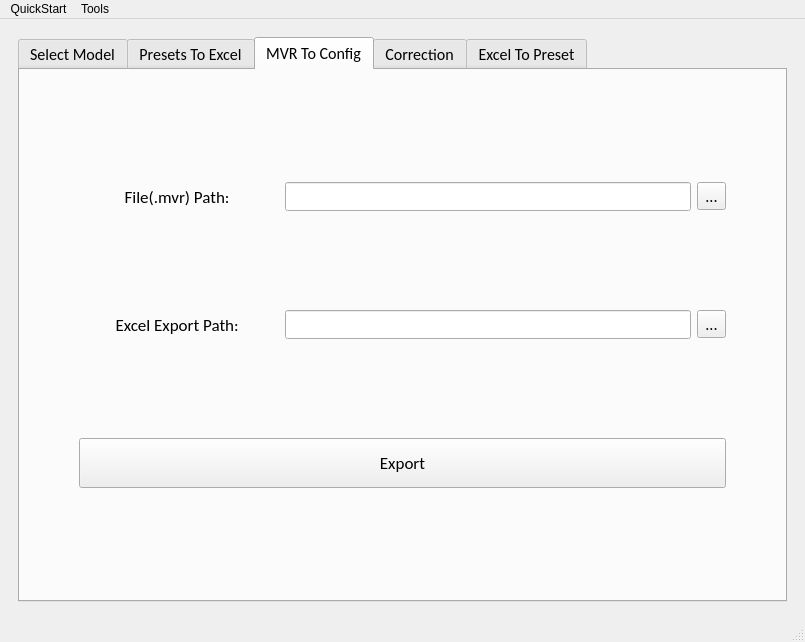
<?xml version="1.0" encoding="UTF-8"?>
<ui version="4.0">
 <class>MainWindow</class>
 <widget class="QMainWindow" name="MainWindow">
  <property name="geometry">
   <rect>
    <x>0</x>
    <y>0</y>
    <width>805</width>
    <height>642</height>
   </rect>
  </property>
  <property name="windowTitle">
   <string>MainWindow</string>
  </property>
  <widget class="QWidget" name="centralwidget">
   <property name="locale">
    <locale language="English" country="Europe"/>
   </property>
   <layout class="QVBoxLayout" name="verticalLayout_5">
    <item>
     <widget class="QStackedWidget" name="stackedWidget">
      <property name="currentIndex">
       <number>0</number>
      </property>
      <widget class="QWidget" name="page">
       <layout class="QVBoxLayout" name="verticalLayout_4">
        <item>
         <widget class="QTabWidget" name="tabWidget">
          <property name="font">
           <font>
            <family>Calibri</family>
            <pointsize>12</pointsize>
           </font>
          </property>
          <property name="currentIndex">
           <number>2</number>
          </property>
          <property name="usesScrollButtons">
           <bool>true</bool>
          </property>
          <widget class="QWidget" name="tab">
           <attribute name="title">
            <string>Select Model</string>
           </attribute>
           <layout class="QVBoxLayout" name="verticalLayout">
            <item>
             <layout class="QVBoxLayout" name="verticalLayout_2">
              <property name="leftMargin">
               <number>50</number>
              </property>
              <property name="topMargin">
               <number>10</number>
              </property>
              <property name="rightMargin">
               <number>50</number>
              </property>
              <property name="bottomMargin">
               <number>10</number>
              </property>
              <item>
               <spacer name="verticalSpacer_16">
                <property name="orientation">
                 <enum>Qt::Vertical</enum>
                </property>
                <property name="sizeHint" stdset="0">
                 <size>
                  <width>20</width>
                  <height>40</height>
                 </size>
                </property>
               </spacer>
              </item>
              <item>
               <widget class="QLabel" name="label">
                <property name="sizePolicy">
                 <sizepolicy hsizetype="Preferred" vsizetype="Fixed">
                  <horstretch>0</horstretch>
                  <verstretch>0</verstretch>
                 </sizepolicy>
                </property>
                <property name="font">
                 <font>
                  <family>Calibri</family>
                  <pointsize>14</pointsize>
                 </font>
                </property>
                <property name="text">
                 <string>Select Spotlight Model:</string>
                </property>
               </widget>
              </item>
              <item>
               <widget class="QComboBox" name="comboBox">
                <property name="font">
                 <font>
                  <family>Calibri</family>
                  <pointsize>14</pointsize>
                 </font>
                </property>
                <item>
                 <property name="text">
                  <string>Model1</string>
                 </property>
                </item>
               </widget>
              </item>
              <item>
               <widget class="QWidget" name="widget" native="true">
                <layout class="QVBoxLayout" name="verticalLayout_3">
                 <item>
                  <layout class="QHBoxLayout" name="horizontalLayout_2">
                   <property name="leftMargin">
                    <number>20</number>
                   </property>
                   <property name="rightMargin">
                    <number>20</number>
                   </property>
                   <item>
                    <widget class="QLabel" name="label_2">
                     <property name="sizePolicy">
                      <sizepolicy hsizetype="Preferred" vsizetype="Fixed">
                       <horstretch>0</horstretch>
                       <verstretch>0</verstretch>
                      </sizepolicy>
                     </property>
                     <property name="font">
                      <font>
                       <family>Calibri</family>
                       <pointsize>12</pointsize>
                      </font>
                     </property>
                     <property name="text">
                      <string>Form: 
ax+b(x&gt;0)
cx+d(x&lt;0)</string>
                     </property>
                    </widget>
                   </item>
                  </layout>
                 </item>
                 <item>
                  <layout class="QHBoxLayout" name="horizontalLayout">
                   <item>
                    <widget class="QLabel" name="label_3">
                     <property name="sizePolicy">
                      <sizepolicy hsizetype="Preferred" vsizetype="Fixed">
                       <horstretch>0</horstretch>
                       <verstretch>0</verstretch>
                      </sizepolicy>
                     </property>
                     <property name="font">
                      <font>
                       <family>Calibri</family>
                       <pointsize>12</pointsize>
                      </font>
                     </property>
                     <property name="text">
                      <string>a = 0</string>
                     </property>
                     <property name="alignment">
                      <set>Qt::AlignCenter</set>
                     </property>
                    </widget>
                   </item>
                   <item>
                    <widget class="QLabel" name="label_4">
                     <property name="sizePolicy">
                      <sizepolicy hsizetype="Preferred" vsizetype="Fixed">
                       <horstretch>0</horstretch>
                       <verstretch>0</verstretch>
                      </sizepolicy>
                     </property>
                     <property name="font">
                      <font>
                       <family>Calibri</family>
                       <pointsize>12</pointsize>
                      </font>
                     </property>
                     <property name="text">
                      <string>b = 0</string>
                     </property>
                     <property name="alignment">
                      <set>Qt::AlignCenter</set>
                     </property>
                    </widget>
                   </item>
                   <item>
                    <widget class="QLabel" name="label_5">
                     <property name="sizePolicy">
                      <sizepolicy hsizetype="Preferred" vsizetype="Fixed">
                       <horstretch>0</horstretch>
                       <verstretch>0</verstretch>
                      </sizepolicy>
                     </property>
                     <property name="font">
                      <font>
                       <family>Calibri</family>
                       <pointsize>12</pointsize>
                      </font>
                     </property>
                     <property name="text">
                      <string>c = 0</string>
                     </property>
                     <property name="alignment">
                      <set>Qt::AlignCenter</set>
                     </property>
                    </widget>
                   </item>
                   <item>
                    <widget class="QLabel" name="label_6">
                     <property name="sizePolicy">
                      <sizepolicy hsizetype="Preferred" vsizetype="Fixed">
                       <horstretch>0</horstretch>
                       <verstretch>0</verstretch>
                      </sizepolicy>
                     </property>
                     <property name="font">
                      <font>
                       <family>Calibri</family>
                       <pointsize>12</pointsize>
                      </font>
                     </property>
                     <property name="text">
                      <string>d = 0</string>
                     </property>
                     <property name="alignment">
                      <set>Qt::AlignCenter</set>
                     </property>
                    </widget>
                   </item>
                  </layout>
                 </item>
                 <item>
                  <spacer name="verticalSpacer">
                   <property name="orientation">
                    <enum>Qt::Vertical</enum>
                   </property>
                   <property name="sizeType">
                    <enum>QSizePolicy::Expanding</enum>
                   </property>
                   <property name="sizeHint" stdset="0">
                    <size>
                     <width>20</width>
                     <height>150</height>
                    </size>
                   </property>
                  </spacer>
                 </item>
                 <item>
                  <widget class="QPushButton" name="pushButton">
                   <property name="sizePolicy">
                    <sizepolicy hsizetype="Minimum" vsizetype="Fixed">
                     <horstretch>0</horstretch>
                     <verstretch>0</verstretch>
                    </sizepolicy>
                   </property>
                   <property name="minimumSize">
                    <size>
                     <width>0</width>
                     <height>50</height>
                    </size>
                   </property>
                   <property name="baseSize">
                    <size>
                     <width>0</width>
                     <height>0</height>
                    </size>
                   </property>
                   <property name="font">
                    <font>
                     <family>Calibri</family>
                     <pointsize>12</pointsize>
                    </font>
                   </property>
                   <property name="text">
                    <string>Create a new model</string>
                   </property>
                   <property name="iconSize">
                    <size>
                     <width>19</width>
                     <height>19</height>
                    </size>
                   </property>
                  </widget>
                 </item>
                 <item>
                  <widget class="QPushButton" name="pushButton_2">
                   <property name="minimumSize">
                    <size>
                     <width>0</width>
                     <height>50</height>
                    </size>
                   </property>
                   <property name="baseSize">
                    <size>
                     <width>0</width>
                     <height>20</height>
                    </size>
                   </property>
                   <property name="font">
                    <font>
                     <family>Calibri</family>
                     <pointsize>12</pointsize>
                    </font>
                   </property>
                   <property name="text">
                    <string>Select</string>
                   </property>
                  </widget>
                 </item>
                </layout>
               </widget>
              </item>
             </layout>
            </item>
           </layout>
          </widget>
          <widget class="QWidget" name="tab_2">
           <attribute name="title">
            <string>Presets To Excel</string>
           </attribute>
           <layout class="QVBoxLayout" name="verticalLayout_7">
            <item>
             <layout class="QVBoxLayout" name="verticalLayout_6">
              <property name="leftMargin">
               <number>50</number>
              </property>
              <property name="topMargin">
               <number>10</number>
              </property>
              <property name="rightMargin">
               <number>50</number>
              </property>
              <property name="bottomMargin">
               <number>10</number>
              </property>
              <item>
               <spacer name="verticalSpacer_4">
                <property name="orientation">
                 <enum>Qt::Vertical</enum>
                </property>
                <property name="sizeHint" stdset="0">
                 <size>
                  <width>20</width>
                  <height>40</height>
                 </size>
                </property>
               </spacer>
              </item>
              <item>
               <layout class="QHBoxLayout" name="horizontalLayout_3">
                <item>
                 <widget class="QLabel" name="label_7">
                  <property name="sizePolicy">
                   <sizepolicy hsizetype="Fixed" vsizetype="Preferred">
                    <horstretch>0</horstretch>
                    <verstretch>0</verstretch>
                   </sizepolicy>
                  </property>
                  <property name="minimumSize">
                   <size>
                    <width>200</width>
                    <height>0</height>
                   </size>
                  </property>
                  <property name="font">
                   <font>
                    <family>Calibri</family>
                    <pointsize>13</pointsize>
                   </font>
                  </property>
                  <property name="text">
                   <string>Presets Folder Path: </string>
                  </property>
                  <property name="alignment">
                   <set>Qt::AlignCenter</set>
                  </property>
                 </widget>
                </item>
                <item>
                 <widget class="QLineEdit" name="lineEdit">
                  <property name="sizePolicy">
                   <sizepolicy hsizetype="Expanding" vsizetype="Fixed">
                    <horstretch>0</horstretch>
                    <verstretch>0</verstretch>
                   </sizepolicy>
                  </property>
                  <property name="minimumSize">
                   <size>
                    <width>0</width>
                    <height>0</height>
                   </size>
                  </property>
                 </widget>
                </item>
                <item>
                 <widget class="QToolButton" name="toolButton_3">
                  <property name="text">
                   <string>...</string>
                  </property>
                 </widget>
                </item>
               </layout>
              </item>
              <item>
               <spacer name="verticalSpacer_2">
                <property name="orientation">
                 <enum>Qt::Vertical</enum>
                </property>
                <property name="sizeHint" stdset="0">
                 <size>
                  <width>20</width>
                  <height>40</height>
                 </size>
                </property>
               </spacer>
              </item>
              <item>
               <layout class="QHBoxLayout" name="horizontalLayout_4">
                <item>
                 <widget class="QLabel" name="label_8">
                  <property name="sizePolicy">
                   <sizepolicy hsizetype="Fixed" vsizetype="Preferred">
                    <horstretch>0</horstretch>
                    <verstretch>0</verstretch>
                   </sizepolicy>
                  </property>
                  <property name="minimumSize">
                   <size>
                    <width>200</width>
                    <height>0</height>
                   </size>
                  </property>
                  <property name="font">
                   <font>
                    <family>Calibri</family>
                    <pointsize>13</pointsize>
                   </font>
                  </property>
                  <property name="text">
                   <string>Excel Export Path: </string>
                  </property>
                  <property name="alignment">
                   <set>Qt::AlignCenter</set>
                  </property>
                 </widget>
                </item>
                <item>
                 <widget class="QLineEdit" name="lineEdit_2"/>
                </item>
                <item>
                 <widget class="QToolButton" name="toolButton_4">
                  <property name="text">
                   <string>...</string>
                  </property>
                 </widget>
                </item>
               </layout>
              </item>
              <item>
               <spacer name="verticalSpacer_3">
                <property name="orientation">
                 <enum>Qt::Vertical</enum>
                </property>
                <property name="sizeHint" stdset="0">
                 <size>
                  <width>20</width>
                  <height>40</height>
                 </size>
                </property>
               </spacer>
              </item>
              <item>
               <widget class="QPushButton" name="pushButton_3">
                <property name="minimumSize">
                 <size>
                  <width>0</width>
                  <height>50</height>
                 </size>
                </property>
                <property name="font">
                 <font>
                  <family>Calibri</family>
                  <pointsize>13</pointsize>
                 </font>
                </property>
                <property name="text">
                 <string>Export</string>
                </property>
               </widget>
              </item>
              <item>
               <spacer name="verticalSpacer_5">
                <property name="orientation">
                 <enum>Qt::Vertical</enum>
                </property>
                <property name="sizeHint" stdset="0">
                 <size>
                  <width>20</width>
                  <height>40</height>
                 </size>
                </property>
               </spacer>
              </item>
             </layout>
            </item>
           </layout>
          </widget>
          <widget class="QWidget" name="tab_5">
           <attribute name="title">
            <string>MVR To Config</string>
           </attribute>
           <layout class="QVBoxLayout" name="verticalLayout_13">
            <item>
             <layout class="QVBoxLayout" name="verticalLayout_12">
              <property name="leftMargin">
               <number>50</number>
              </property>
              <property name="topMargin">
               <number>10</number>
              </property>
              <property name="rightMargin">
               <number>50</number>
              </property>
              <property name="bottomMargin">
               <number>10</number>
              </property>
              <item>
               <spacer name="verticalSpacer_17">
                <property name="orientation">
                 <enum>Qt::Vertical</enum>
                </property>
                <property name="sizeHint" stdset="0">
                 <size>
                  <width>20</width>
                  <height>40</height>
                 </size>
                </property>
               </spacer>
              </item>
              <item>
               <layout class="QHBoxLayout" name="horizontalLayout_13">
                <item>
                 <widget class="QLabel" name="label_19">
                  <property name="sizePolicy">
                   <sizepolicy hsizetype="Fixed" vsizetype="Preferred">
                    <horstretch>0</horstretch>
                    <verstretch>0</verstretch>
                   </sizepolicy>
                  </property>
                  <property name="minimumSize">
                   <size>
                    <width>200</width>
                    <height>0</height>
                   </size>
                  </property>
                  <property name="font">
                   <font>
                    <family>Calibri</family>
                    <pointsize>13</pointsize>
                   </font>
                  </property>
                  <property name="text">
                   <string>File(.mvr) Path: </string>
                  </property>
                  <property name="alignment">
                   <set>Qt::AlignCenter</set>
                  </property>
                 </widget>
                </item>
                <item>
                 <widget class="QLineEdit" name="lineEdit_10">
                  <property name="sizePolicy">
                   <sizepolicy hsizetype="Expanding" vsizetype="Fixed">
                    <horstretch>0</horstretch>
                    <verstretch>0</verstretch>
                   </sizepolicy>
                  </property>
                  <property name="minimumSize">
                   <size>
                    <width>0</width>
                    <height>0</height>
                   </size>
                  </property>
                 </widget>
                </item>
                <item>
                 <widget class="QToolButton" name="toolButton_10">
                  <property name="text">
                   <string>...</string>
                  </property>
                 </widget>
                </item>
               </layout>
              </item>
              <item>
               <spacer name="verticalSpacer_18">
                <property name="orientation">
                 <enum>Qt::Vertical</enum>
                </property>
                <property name="sizeHint" stdset="0">
                 <size>
                  <width>20</width>
                  <height>40</height>
                 </size>
                </property>
               </spacer>
              </item>
              <item>
               <layout class="QHBoxLayout" name="horizontalLayout_12">
                <item>
                 <widget class="QLabel" name="label_18">
                  <property name="sizePolicy">
                   <sizepolicy hsizetype="Fixed" vsizetype="Preferred">
                    <horstretch>0</horstretch>
                    <verstretch>0</verstretch>
                   </sizepolicy>
                  </property>
                  <property name="minimumSize">
                   <size>
                    <width>200</width>
                    <height>0</height>
                   </size>
                  </property>
                  <property name="font">
                   <font>
                    <family>Calibri</family>
                    <pointsize>13</pointsize>
                   </font>
                  </property>
                  <property name="text">
                   <string>Excel Export Path: </string>
                  </property>
                  <property name="alignment">
                   <set>Qt::AlignCenter</set>
                  </property>
                 </widget>
                </item>
                <item>
                 <widget class="QLineEdit" name="lineEdit_9"/>
                </item>
                <item>
                 <widget class="QToolButton" name="toolButton_9">
                  <property name="text">
                   <string>...</string>
                  </property>
                 </widget>
                </item>
               </layout>
              </item>
              <item>
               <spacer name="verticalSpacer_19">
                <property name="orientation">
                 <enum>Qt::Vertical</enum>
                </property>
                <property name="sizeHint" stdset="0">
                 <size>
                  <width>20</width>
                  <height>40</height>
                 </size>
                </property>
               </spacer>
              </item>
              <item>
               <widget class="QPushButton" name="pushButton_6">
                <property name="minimumSize">
                 <size>
                  <width>0</width>
                  <height>50</height>
                 </size>
                </property>
                <property name="font">
                 <font>
                  <family>Calibri</family>
                  <pointsize>13</pointsize>
                 </font>
                </property>
                <property name="text">
                 <string>Export</string>
                </property>
               </widget>
              </item>
              <item>
               <spacer name="verticalSpacer_20">
                <property name="orientation">
                 <enum>Qt::Vertical</enum>
                </property>
                <property name="sizeHint" stdset="0">
                 <size>
                  <width>20</width>
                  <height>40</height>
                 </size>
                </property>
               </spacer>
              </item>
             </layout>
            </item>
           </layout>
          </widget>
          <widget class="QWidget" name="tab_4">
           <attribute name="title">
            <string>Correction</string>
           </attribute>
           <layout class="QVBoxLayout" name="verticalLayout_11">
            <item>
             <layout class="QVBoxLayout" name="verticalLayout_10">
              <property name="leftMargin">
               <number>50</number>
              </property>
              <property name="topMargin">
               <number>10</number>
              </property>
              <property name="rightMargin">
               <number>50</number>
              </property>
              <property name="bottomMargin">
               <number>10</number>
              </property>
              <item>
               <spacer name="verticalSpacer_15">
                <property name="orientation">
                 <enum>Qt::Vertical</enum>
                </property>
                <property name="sizeHint" stdset="0">
                 <size>
                  <width>20</width>
                  <height>40</height>
                 </size>
                </property>
               </spacer>
              </item>
              <item>
               <layout class="QHBoxLayout" name="horizontalLayout_9">
                <item>
                 <widget class="QLabel" name="label_15">
                  <property name="font">
                   <font>
                    <family>Calibri</family>
                    <pointsize>13</pointsize>
                   </font>
                  </property>
                  <property name="text">
                   <string>Num of sensors:</string>
                  </property>
                  <property name="alignment">
                   <set>Qt::AlignCenter</set>
                  </property>
                 </widget>
                </item>
                <item>
                 <widget class="QComboBox" name="comboBox_2">
                  <property name="font">
                   <font>
                    <family>Calibri</family>
                    <pointsize>13</pointsize>
                   </font>
                  </property>
                  <item>
                   <property name="text">
                    <string>4</string>
                   </property>
                  </item>
                  <item>
                   <property name="text">
                    <string>5</string>
                   </property>
                  </item>
                 </widget>
                </item>
                <item>
                 <spacer name="horizontalSpacer_2">
                  <property name="orientation">
                   <enum>Qt::Horizontal</enum>
                  </property>
                  <property name="sizeHint" stdset="0">
                   <size>
                    <width>40</width>
                    <height>20</height>
                   </size>
                  </property>
                 </spacer>
                </item>
               </layout>
              </item>
              <item>
               <spacer name="verticalSpacer_14">
                <property name="orientation">
                 <enum>Qt::Vertical</enum>
                </property>
                <property name="sizeHint" stdset="0">
                 <size>
                  <width>20</width>
                  <height>40</height>
                 </size>
                </property>
               </spacer>
              </item>
              <item>
               <layout class="QHBoxLayout" name="horizontalLayout_10">
                <item>
                 <widget class="QLabel" name="label_16">
                  <property name="sizePolicy">
                   <sizepolicy hsizetype="Fixed" vsizetype="Preferred">
                    <horstretch>0</horstretch>
                    <verstretch>0</verstretch>
                   </sizepolicy>
                  </property>
                  <property name="minimumSize">
                   <size>
                    <width>140</width>
                    <height>0</height>
                   </size>
                  </property>
                  <property name="font">
                   <font>
                    <family>Calibri</family>
                    <pointsize>13</pointsize>
                   </font>
                  </property>
                  <property name="text">
                   <string>Excel_Config Path: </string>
                  </property>
                  <property name="alignment">
                   <set>Qt::AlignLeading|Qt::AlignLeft|Qt::AlignVCenter</set>
                  </property>
                 </widget>
                </item>
                <item>
                 <widget class="QLineEdit" name="lineEdit_7">
                  <property name="sizePolicy">
                   <sizepolicy hsizetype="Expanding" vsizetype="Fixed">
                    <horstretch>0</horstretch>
                    <verstretch>0</verstretch>
                   </sizepolicy>
                  </property>
                  <property name="minimumSize">
                   <size>
                    <width>0</width>
                    <height>0</height>
                   </size>
                  </property>
                 </widget>
                </item>
                <item>
                 <widget class="QToolButton" name="toolButton_7">
                  <property name="text">
                   <string>...</string>
                  </property>
                 </widget>
                </item>
               </layout>
              </item>
              <item>
               <spacer name="verticalSpacer_10">
                <property name="orientation">
                 <enum>Qt::Vertical</enum>
                </property>
                <property name="sizeHint" stdset="0">
                 <size>
                  <width>20</width>
                  <height>40</height>
                 </size>
                </property>
               </spacer>
              </item>
              <item>
               <layout class="QHBoxLayout" name="horizontalLayout_7">
                <item>
                 <widget class="QLabel" name="label_11">
                  <property name="sizePolicy">
                   <sizepolicy hsizetype="Fixed" vsizetype="Preferred">
                    <horstretch>0</horstretch>
                    <verstretch>0</verstretch>
                   </sizepolicy>
                  </property>
                  <property name="minimumSize">
                   <size>
                    <width>160</width>
                    <height>0</height>
                   </size>
                  </property>
                  <property name="font">
                   <font>
                    <family>Calibri</family>
                    <pointsize>13</pointsize>
                   </font>
                  </property>
                  <property name="text">
                   <string>Excel_M* Path: </string>
                  </property>
                  <property name="alignment">
                   <set>Qt::AlignLeading|Qt::AlignLeft|Qt::AlignVCenter</set>
                  </property>
                 </widget>
                </item>
                <item>
                 <widget class="QLineEdit" name="lineEdit_5">
                  <property name="sizePolicy">
                   <sizepolicy hsizetype="Expanding" vsizetype="Fixed">
                    <horstretch>0</horstretch>
                    <verstretch>0</verstretch>
                   </sizepolicy>
                  </property>
                  <property name="minimumSize">
                   <size>
                    <width>0</width>
                    <height>0</height>
                   </size>
                  </property>
                 </widget>
                </item>
                <item>
                 <widget class="QToolButton" name="toolButton_5">
                  <property name="text">
                   <string>...</string>
                  </property>
                 </widget>
                </item>
               </layout>
              </item>
              <item>
               <widget class="QLabel" name="label_13">
                <property name="font">
                 <font>
                  <family>Calibri</family>
                  <pointsize>10</pointsize>
                 </font>
                </property>
                <property name="text">
                 <string>Excel_M*: An Excel file containing recorded measurement data of the sensors is required.</string>
                </property>
               </widget>
              </item>
              <item>
               <spacer name="verticalSpacer_11">
                <property name="orientation">
                 <enum>Qt::Vertical</enum>
                </property>
                <property name="sizeHint" stdset="0">
                 <size>
                  <width>20</width>
                  <height>40</height>
                 </size>
                </property>
               </spacer>
              </item>
              <item>
               <layout class="QHBoxLayout" name="horizontalLayout_8">
                <item>
                 <widget class="QLabel" name="label_12">
                  <property name="sizePolicy">
                   <sizepolicy hsizetype="Fixed" vsizetype="Preferred">
                    <horstretch>0</horstretch>
                    <verstretch>0</verstretch>
                   </sizepolicy>
                  </property>
                  <property name="minimumSize">
                   <size>
                    <width>160</width>
                    <height>0</height>
                   </size>
                  </property>
                  <property name="font">
                   <font>
                    <family>Calibri</family>
                    <pointsize>13</pointsize>
                   </font>
                  </property>
                  <property name="text">
                   <string>Excel_C*  Path: </string>
                  </property>
                  <property name="alignment">
                   <set>Qt::AlignLeading|Qt::AlignLeft|Qt::AlignVCenter</set>
                  </property>
                 </widget>
                </item>
                <item>
                 <widget class="QLineEdit" name="lineEdit_6"/>
                </item>
                <item>
                 <widget class="QToolButton" name="toolButton_6">
                  <property name="text">
                   <string>...</string>
                  </property>
                 </widget>
                </item>
               </layout>
              </item>
              <item>
               <widget class="QLabel" name="label_14">
                <property name="font">
                 <font>
                  <family>Calibri</family>
                  <pointsize>10</pointsize>
                 </font>
                </property>
                <property name="text">
                 <string>Excel_C*: An Excel file containing the data of the presets to correct is required.</string>
                </property>
               </widget>
              </item>
              <item>
               <spacer name="verticalSpacer_12">
                <property name="orientation">
                 <enum>Qt::Vertical</enum>
                </property>
                <property name="sizeHint" stdset="0">
                 <size>
                  <width>20</width>
                  <height>40</height>
                 </size>
                </property>
               </spacer>
              </item>
              <item>
               <widget class="QPushButton" name="pushButton_5">
                <property name="minimumSize">
                 <size>
                  <width>0</width>
                  <height>50</height>
                 </size>
                </property>
                <property name="font">
                 <font>
                  <family>Calibri</family>
                  <pointsize>13</pointsize>
                 </font>
                </property>
                <property name="text">
                 <string>Correct</string>
                </property>
               </widget>
              </item>
              <item>
               <spacer name="verticalSpacer_13">
                <property name="orientation">
                 <enum>Qt::Vertical</enum>
                </property>
                <property name="sizeHint" stdset="0">
                 <size>
                  <width>20</width>
                  <height>40</height>
                 </size>
                </property>
               </spacer>
              </item>
             </layout>
            </item>
           </layout>
          </widget>
          <widget class="QWidget" name="tab_3">
           <attribute name="title">
            <string>Excel To Preset</string>
           </attribute>
           <layout class="QVBoxLayout" name="verticalLayout_9">
            <item>
             <layout class="QVBoxLayout" name="verticalLayout_8">
              <property name="leftMargin">
               <number>50</number>
              </property>
              <property name="topMargin">
               <number>10</number>
              </property>
              <property name="rightMargin">
               <number>50</number>
              </property>
              <property name="bottomMargin">
               <number>10</number>
              </property>
              <item>
               <spacer name="verticalSpacer_6">
                <property name="orientation">
                 <enum>Qt::Vertical</enum>
                </property>
                <property name="sizeHint" stdset="0">
                 <size>
                  <width>20</width>
                  <height>40</height>
                 </size>
                </property>
               </spacer>
              </item>
              <item>
               <layout class="QHBoxLayout" name="horizontalLayout_5">
                <item>
                 <widget class="QLabel" name="label_9">
                  <property name="sizePolicy">
                   <sizepolicy hsizetype="Fixed" vsizetype="Preferred">
                    <horstretch>0</horstretch>
                    <verstretch>0</verstretch>
                   </sizepolicy>
                  </property>
                  <property name="minimumSize">
                   <size>
                    <width>200</width>
                    <height>0</height>
                   </size>
                  </property>
                  <property name="font">
                   <font>
                    <family>Calibri</family>
                    <pointsize>13</pointsize>
                   </font>
                  </property>
                  <property name="text">
                   <string>Excel Path: </string>
                  </property>
                  <property name="alignment">
                   <set>Qt::AlignCenter</set>
                  </property>
                 </widget>
                </item>
                <item>
                 <widget class="QLineEdit" name="lineEdit_3">
                  <property name="sizePolicy">
                   <sizepolicy hsizetype="Expanding" vsizetype="Fixed">
                    <horstretch>0</horstretch>
                    <verstretch>0</verstretch>
                   </sizepolicy>
                  </property>
                  <property name="minimumSize">
                   <size>
                    <width>0</width>
                    <height>0</height>
                   </size>
                  </property>
                 </widget>
                </item>
                <item>
                 <widget class="QToolButton" name="toolButton">
                  <property name="text">
                   <string>...</string>
                  </property>
                 </widget>
                </item>
               </layout>
              </item>
              <item>
               <spacer name="verticalSpacer_7">
                <property name="orientation">
                 <enum>Qt::Vertical</enum>
                </property>
                <property name="sizeHint" stdset="0">
                 <size>
                  <width>20</width>
                  <height>40</height>
                 </size>
                </property>
               </spacer>
              </item>
              <item>
               <layout class="QHBoxLayout" name="horizontalLayout_6">
                <item>
                 <widget class="QLabel" name="label_10">
                  <property name="sizePolicy">
                   <sizepolicy hsizetype="Fixed" vsizetype="Preferred">
                    <horstretch>0</horstretch>
                    <verstretch>0</verstretch>
                   </sizepolicy>
                  </property>
                  <property name="minimumSize">
                   <size>
                    <width>200</width>
                    <height>0</height>
                   </size>
                  </property>
                  <property name="font">
                   <font>
                    <family>Calibri</family>
                    <pointsize>13</pointsize>
                   </font>
                  </property>
                  <property name="text">
                   <string>Presets Folder Path: </string>
                  </property>
                  <property name="alignment">
                   <set>Qt::AlignCenter</set>
                  </property>
                 </widget>
                </item>
                <item>
                 <widget class="QLineEdit" name="lineEdit_4"/>
                </item>
                <item>
                 <widget class="QToolButton" name="toolButton_2">
                  <property name="text">
                   <string>...</string>
                  </property>
                 </widget>
                </item>
               </layout>
              </item>
              <item>
               <spacer name="verticalSpacer_8">
                <property name="orientation">
                 <enum>Qt::Vertical</enum>
                </property>
                <property name="sizeHint" stdset="0">
                 <size>
                  <width>20</width>
                  <height>40</height>
                 </size>
                </property>
               </spacer>
              </item>
              <item>
               <widget class="QPushButton" name="pushButton_4">
                <property name="minimumSize">
                 <size>
                  <width>0</width>
                  <height>50</height>
                 </size>
                </property>
                <property name="font">
                 <font>
                  <family>Calibri</family>
                  <pointsize>13</pointsize>
                 </font>
                </property>
                <property name="text">
                 <string>Export</string>
                </property>
               </widget>
              </item>
              <item>
               <spacer name="verticalSpacer_9">
                <property name="orientation">
                 <enum>Qt::Vertical</enum>
                </property>
                <property name="sizeHint" stdset="0">
                 <size>
                  <width>20</width>
                  <height>40</height>
                 </size>
                </property>
               </spacer>
              </item>
             </layout>
            </item>
           </layout>
          </widget>
         </widget>
        </item>
       </layout>
      </widget>
      <widget class="QWidget" name="page_2"/>
     </widget>
    </item>
   </layout>
  </widget>
  <widget class="QMenuBar" name="menubar">
   <property name="geometry">
    <rect>
     <x>0</x>
     <y>0</y>
     <width>805</width>
     <height>26</height>
    </rect>
   </property>
   <widget class="QMenu" name="menuTools">
    <property name="title">
     <string>Tools</string>
    </property>
   </widget>
   <widget class="QMenu" name="menuQuickStart">
    <property name="locale">
     <locale language="English" country="Europe"/>
    </property>
    <property name="title">
     <string>QuickStart</string>
    </property>
   </widget>
   <addaction name="menuQuickStart"/>
   <addaction name="menuTools"/>
  </widget>
  <widget class="QStatusBar" name="statusbar"/>
 </widget>
 <resources/>
 <connections/>
</ui>
